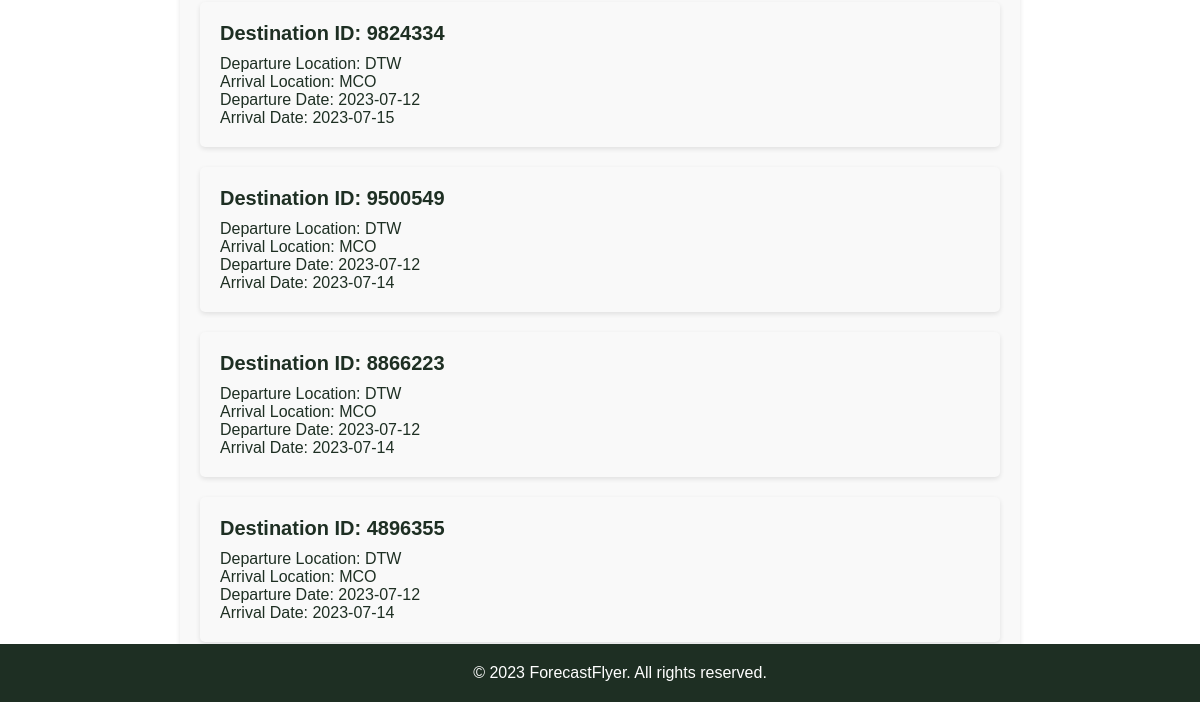
The page /destinations (lower part) on the database as committed earlier.
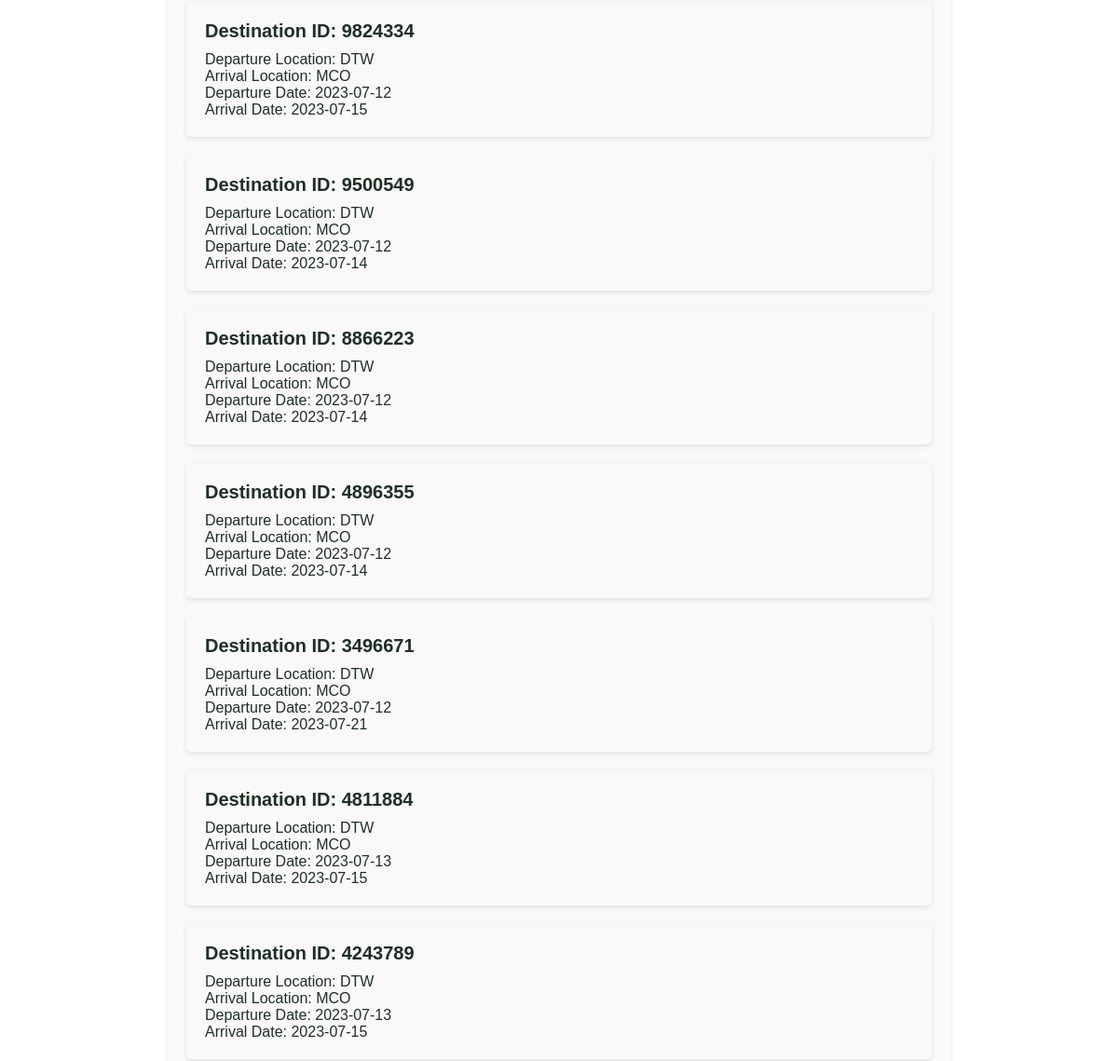
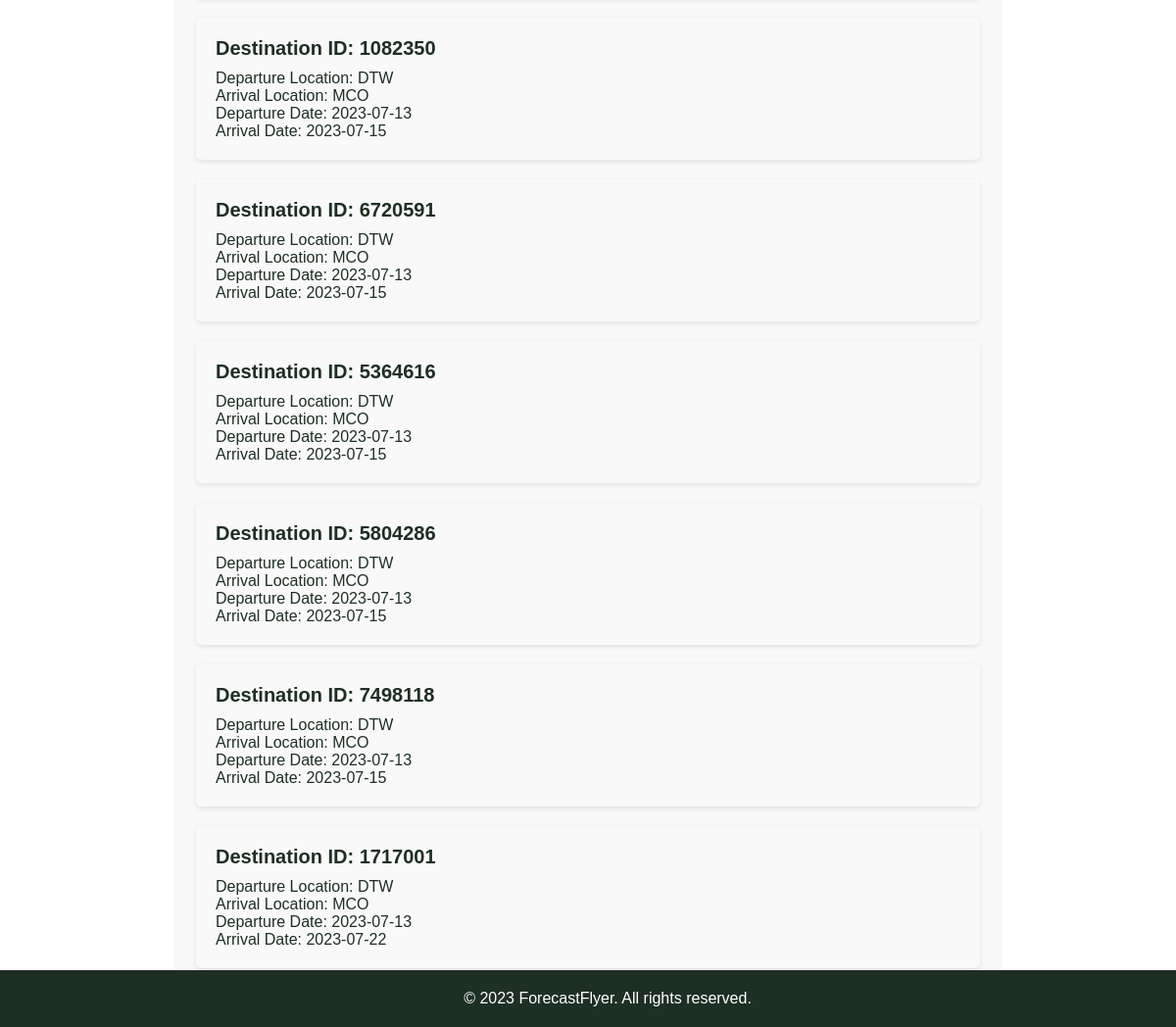
The same page on the database as committed later (2 pictures, top to bottom).
### app.py (models this page shows)
class Destination(db.Model):
    __tablename__ = 'destinations'
    id = db.Column(db.Integer, primary_key=True,
                   default=lambda: random.randint(1000000, 9999999))
    Departure_Location = db.Column(db.String(80), nullable=False)
    Arrival_Location = db.Column(db.String(80), nullable=False)
    Departure_Date = db.Column(db.String(80), nullable=False)
    Arrival_Date = db.Column(db.String(80), nullable=False)

### app.py (the view, shortened to what this page needs)
@app.route('/destinations', methods=['GET', 'POST'])
def destinations():
    flight_list = None
    destinations = Destination.query.all()
    print(f"Retrieved {len(destinations)} destinations from the database:")
    for destination in destinations:
        print(f"ID: {destination.id}, Departure: {destination.Departure_Location}, Arrival: {destination.Arrival_Location}, Departure Date: {destination.Departure_Date}, Arrival Date: {destination.Arrival_Date}")
    return render_template("destinations.html", title="ForecastFlyer - Destinations", destinations=destinations, flights=flight_list)

### templates/destinations.html (shortened to what this page needs)
<!DOCTYPE html>
<html>
  <head>
    <link
      rel="stylesheet"
      type="text/css"
      href="{{ url_for('static', filename='css/styles.css') }}"
    />
  </head>
  <body>
    <section>
      <ul class="list">
        {% for destination in destinations %}
        <li>
          <h3>Destination ID: {{ destination.id }}</h3>
          <p>Departure Location: {{ destination.Departure_Location }}</p>
          <p>Arrival Location: {{ destination.Arrival_Location }}</p>
          <p>Departure Date: {{ destination.Departure_Date }}</p>
          <p>Arrival Date: {{ destination.Arrival_Date }}</p>
        </li>
        {% endfor %}
      </ul>
    </section>
    <footer>&copy; 2023 ForecastFlyer. All rights reserved.</footer>
  </body>
</html>

### static/css/styles.css (style rules this page uses)
body, h1, h2, h3, h4, h5, h6, p, form, ul, li { margin: 0; padding: 0; }
body { font-family: Arial, sans-serif; color: #1e2f23; }
section { padding: 20px; background: #f9f9f9; border-radius: 5px; box-shadow: 0 2px 5px rgba(0, 0, 0, 0.1); max-width: 800px; margin: 20px auto; }
.list { list-style: none; padding: 0; }
.list li { background: #f9f9f9; padding: 20px; border-radius: 5px; box-shadow: 0 2px 5px rgba(0,0,0,0.1); margin-bottom: 20px; }
.list h3 { font-size: 20px; margin-bottom: 10px; }
footer { background-color: #1e2f23; color: #fff; padding: 20px; text-align: center; position: fixed; bottom: 0; width: 100%; }

Rows that differ between the two databases and show on the page:
added Destination: id "3496671", Departure_Location "DTW", Arrival_Location "MCO", Departure_Date "2023-07-12", Arrival_Date "2023-07-21"
added Destination: id "4811884", Departure_Location "DTW", Arrival_Location "MCO", Departure_Date "2023-07-13", Arrival_Date "2023-07-15"
added Destination: id "4243789", Departure_Location "DTW", Arrival_Location "MCO", Departure_Date "2023-07-13", Arrival_Date "2023-07-15"
added Destination: id "1082350", Departure_Location "DTW", Arrival_Location "MCO", Departure_Date "2023-07-13", Arrival_Date "2023-07-15"
added Destination: id "6720591", Departure_Location "DTW", Arrival_Location "MCO", Departure_Date "2023-07-13", Arrival_Date "2023-07-15"
added Destination: id "5364616", Departure_Location "DTW", Arrival_Location "MCO", Departure_Date "2023-07-13", Arrival_Date "2023-07-15"
added Destination: id "5804286", Departure_Location "DTW", Arrival_Location "MCO", Departure_Date "2023-07-13", Arrival_Date "2023-07-15"
added Destination: id "7498118", Departure_Location "DTW", Arrival_Location "MCO", Departure_Date "2023-07-13", Arrival_Date "2023-07-15"
added Destination: id "1717001", Departure_Location "DTW", Arrival_Location "MCO", Departure_Date "2023-07-13", Arrival_Date "2023-07-22"
